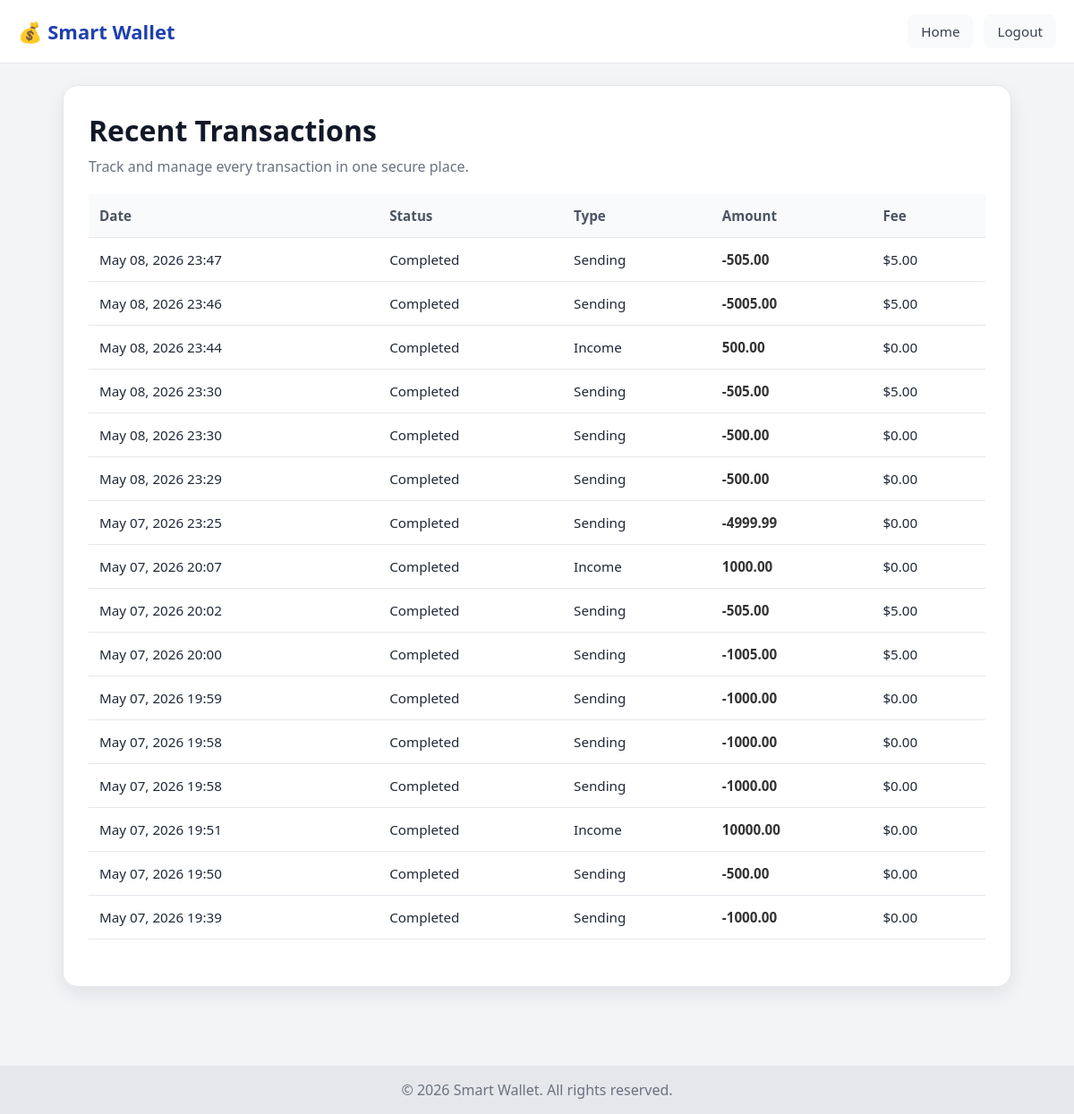
The page /transaction/transaction/ (signed in) on the database its author committed.
### transactions/models.py (models this page shows, shortened)
class Transaction(models.Model):
    TYPE_CHOICES = [
        ('income' , 'Income'),
        ('expense', 'Expense'),
        ('saving' , 'Saving'),
        ('send'   , 'Sending')
    ]
    reciever = models.ForeignKey('user.Wallet',
        on_delete=models.CASCADE,
        null = True,
        blank = True)
    fee = models.DecimalField(max_digits=10,decimal_places=2,default=0)
    wallet = models.ForeignKey('user.Wallet', on_delete=models.CASCADE, related_name='transactions')
    amount = models.DecimalField(max_digits=10, decimal_places=2)
    type = models.CharField(max_length=10, choices=TYPE_CHOICES)
    date = models.DateTimeField(auto_now_add=True)
    description = models.TextField(null=True, blank=True)
    budget = models.ForeignKey(
    'Budget',
    on_delete=models.CASCADE,
    related_name='transactions',
    null=True,
    blank=True
    )
    saving_goals = models.ForeignKey('SavingGoals'
        ,on_delete=models.CASCADE
        ,related_name='transactions'
        ,null=True
        ,blank=True)

### transactions/views.py (the view)
@login_required
def view_transaction(request):
    user = _get_current_user(request)
    if not user:
        return redirect('login')
    try:
        wallet = user.wallet
    except user_models.Wallet.DoesNotExist:
        return redirect('login')
    transactions = trans_models.Transaction.objects.filter(Q(wallet=wallet) | Q(reciever=wallet)).order_by('-date')
    return render(request, 'transaction.html', {
        'transactions': transactions,
        'user': user,
        'wallet': wallet,
        'total_balance': wallet.total_balance
    })

### transactions/views.py (called while the page is built)
@login_required
def _get_current_user(request):
    user = request.user if request.user.is_authenticated else None
    if not user:
        user_id = request.session.get('user_id')
        if user_id:
            user = User.objects.filter(id=user_id).first()
    return user

### templates/transaction.html (shortened to what this page needs)
<!DOCTYPE html>
{% load static %}
<html lang="en">
<head>
    <link rel="stylesheet" href="{% static 'css/style.css' %}" />
</head>
<body id="transaction-page">
    <header id="transaction-header">
        <div class="logo">💰 Smart Wallet</div>
        <div class="transaction-nav">
            <a href="{% url 'home' %}" class="nav-link">Home</a>
            <a href="{% url 'logout' %}" class="nav-link">Logout</a>
        </div>
    </header>
    <main class="transaction-container">
        <section class="transaction-card">
            <h1>Recent Transactions</h1>
            <p class="subheading">Track and manage every transaction in one secure place.</p>
            <table class="transaction-table">
                <thead>
                    <tr>
                        <th>Date</th>
                        <th>Status</th>
                        <th>Type</th>
                        <th>Amount</th>
                        <th>Fee</th>
                    </tr>
                </thead>
                <tbody>
                    {% for tx in transactions %}
                        <tr>
                            <td>{{ tx.date|date:"M d, Y H:i" }}</td>
                            <td><span class="badge badge-success">Completed</span></td>
                            <td>{{ tx.get_type_display }}</td>
                            <td class="amount {% if tx.type == 'send' or tx.type == 'expense' %}amount-negative{% else %}amount-positive{% endif %}">
                                {% if tx.type == 'send' or tx.type == 'expense' %}-{% endif %}{{ tx.amount|floatformat:2 }}
                            </td>
                            <td>${{ tx.fee|floatformat:2 }}</td>
                        </tr>
                    {% empty %}
                        <tr>
                            <td colspan="5" class="empty-state">No transactions found yet. Start by adding one.</td>
                        </tr>
                    {% endfor %}
                </tbody>
            </table>
        </section>
    </main>
    <footer id="transaction-footer">
        <p>&copy; 2026 Smart Wallet. All rights reserved.</p>
    </footer>
</body>
</html>

### static/css/style.css (style rules this page uses)
* { margin: 0; padding: 0; box-sizing: border-box; }
.logo { font-size: 24px; font-weight: bold; color: #fff; }
.amount-positive { color: #27ae60; }
.amount-negative { color: #e74c3c; }
footer { background-color: rgba(0, 0, 0, 0.7); color: #fff; text-align: center; padding: 20px; margin-top: 40px; }
.nav-link { padding: 8px 16px; text-decoration: none; font-weight: 500; border-radius: 8px; transition: all 0.3s ease; font-size: 0.95rem; }
#transaction-page { background: #f3f4f6; color: #1f2937; min-height: 100vh; font-family: 'Segoe UI', Tahoma, Geneva, Verdana, sans-serif; margin: 0; padding: 0; }
#transaction-header { display: flex; justify-content: space-between; align-items: center; max-width: 1200px; margin: 0 auto; padding: 16px 20px; border-bottom: 1px solid #e5e7eb; background: #ffffff; position: sticky; top: 0; z-index: 10; }
#transaction-header .logo { font-size: 22px; font-weight: 700; color: #1e40af; }
.transaction-nav { display: flex; gap: 12px; }
.transaction-nav .nav-link { padding: 8px 14px; text-decoration: none; color: #374151; border-radius: 8px; font-weight: 500; transition: all 0.2s ease; border: 1px solid transparent; background: #f9fafb; }
.transaction-container { max-width: 1100px; margin: 24px auto; padding: 0 20px 60px; }
.transaction-card { background: white; border-radius: 16px; padding: 28px; box-shadow: 0 8px 20px rgba(15, 23, 42, 0.08); border: 1px solid #e5e7eb; }
.transaction-card h1 { font-size: 2rem; margin-bottom: 8px; color: #111827; }
.transaction-card .subheading { color: #6b7280; margin-bottom: 20px; font-size: 1rem; }
.transaction-table { width: 100%; border-collapse: collapse; margin-bottom: 24px; }
.transaction-table th, .transaction-table td { padding: 14px 12px; text-align: left; border-bottom: 1px solid #e5e7eb; font-size: 0.95rem; }
.transaction-table th { color: #4b5563; font-weight: 600; background: #f8fafc; }
.amount-positive { color: #16a34a; font-weight: 600; }
.amount-negative { color: #dc2626; font-weight: 600; }
#transaction-footer { background: #e5e7eb; color: #6b7280; text-align: center; padding: 16px; margin-top: 28px; }
.amount { font-size: 24px; font-weight: bold; color: #333; }
table { width: 100%; border-collapse: collapse; }
th, td { padding: 12px; text-align: left; border-bottom: 1px solid #eee; }
th { background-color: #f8f9fa; font-weight: 600; color: #333; }

### rows shown on the page
Transaction: date "May 08, 2026 23:47", type "Sending", amount "505.00", fee "5.00"
Transaction: date "May 08, 2026 23:46", type "Sending", amount "5005.00", fee "5.00"
Transaction: date "May 08, 2026 23:44", type "Income", amount "500.00", fee "0.00"
Transaction: date "May 08, 2026 23:30", type "Sending", amount "505.00", fee "5.00"
Transaction: date "May 08, 2026 23:30", type "Sending", amount "500.00", fee "0.00"
Transaction: date "May 08, 2026 23:29", type "Sending", amount "500.00", fee "0.00"
Transaction: date "May 07, 2026 23:25", type "Sending", amount "4999.99", fee "0.00"
Transaction: date "May 07, 2026 20:07", type "Income", amount "1000.00", fee "0.00"
Transaction: date "May 07, 2026 20:02", type "Sending", amount "505.00", fee "5.00"
Transaction: date "May 07, 2026 20:00", type "Sending", amount "1005.00", fee "5.00"
Transaction: date "May 07, 2026 19:59", type "Sending", amount "1000.00", fee "0.00"
Transaction: date "May 07, 2026 19:58", type "Sending", amount "1000.00", fee "0.00"
Transaction: date "May 07, 2026 19:58", type "Sending", amount "1000.00", fee "0.00"
Transaction: date "May 07, 2026 19:51", type "Income", amount "10000.00", fee "0.00"
Transaction: date "May 07, 2026 19:50", type "Sending", amount "500.00", fee "0.00"
Transaction: date "May 07, 2026 19:39", type "Sending", amount "1000.00", fee "0.00"
